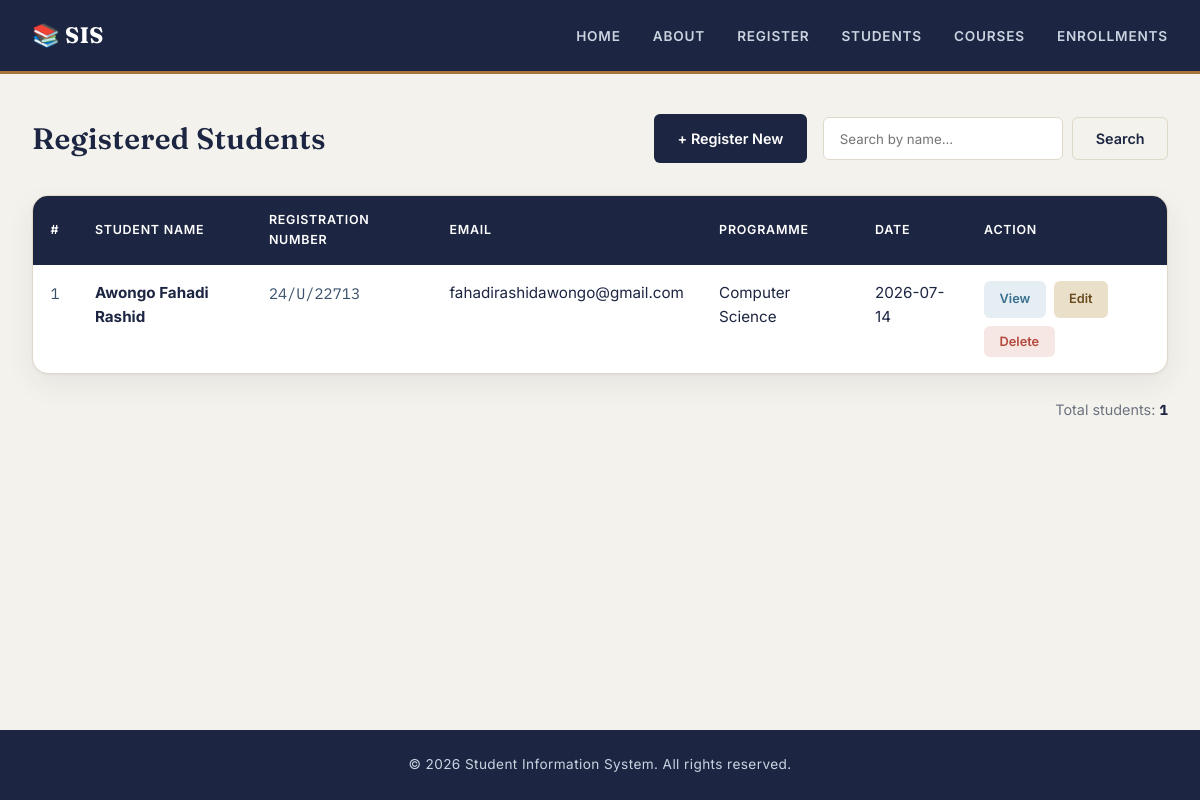
Before: /students with the older database file.
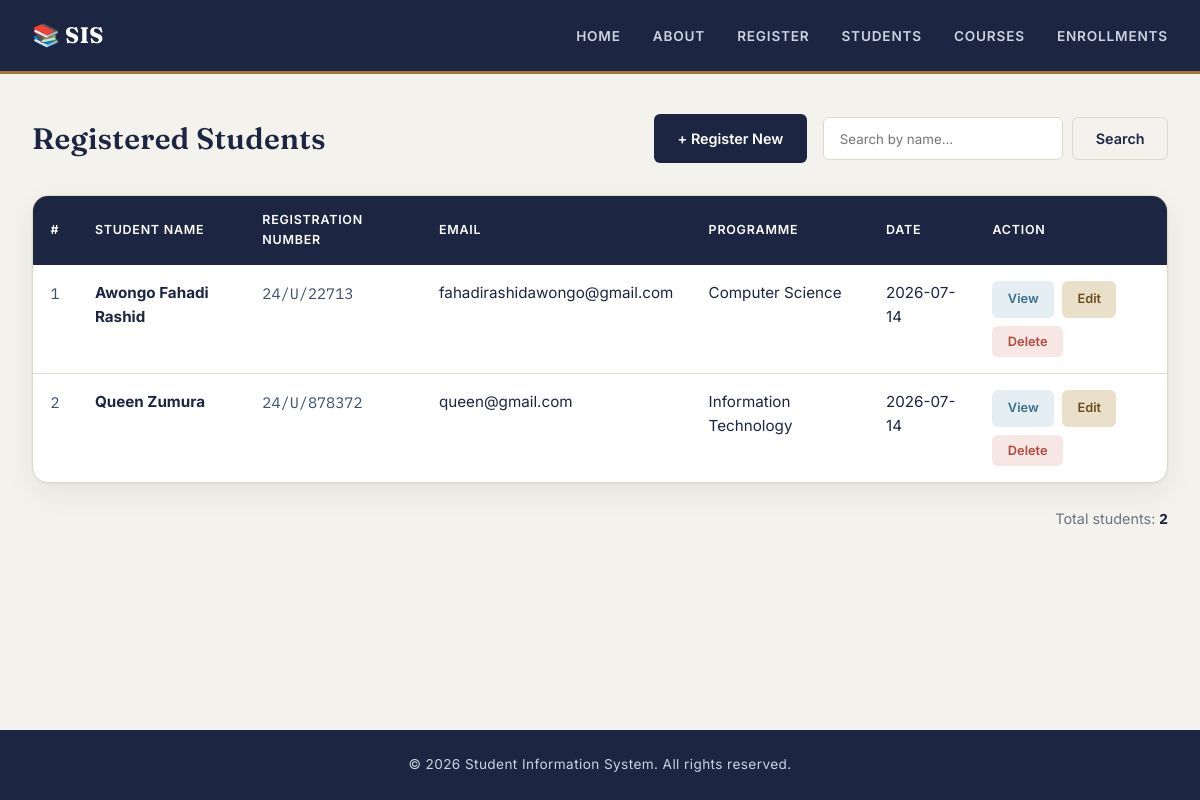
After: the same page with the newer database file.
### models.py (models this page shows, shortened)
class Student(db.Model):
    __tablename__ = 'students'
    id = db.Column(db.Integer, primary_key=True)
    student_name = db.Column(db.String(100), nullable=False)
    registration_number = db.Column(db.String(50), unique=True, nullable=False)
    email = db.Column(db.String(100), unique=True, nullable=False)
    programme = db.Column(db.String(100), nullable=False)
    registration_date = db.Column(db.DateTime, default=datetime.utcnow)
    is_active = db.Column(db.Boolean, default=True)

### app.py (the view)
@app.route('/students')
def students_list():
    all_students = get_all_students()
    return render_template('students_list.html', students=all_students)

### database.py (called while the page is built)
def get_all_students():
    return Student.query.filter_by(is_active=True).all()

### templates/students_list.html (shortened to what this page needs)
{% extends "base.html" %}
{% block styles %}
<link rel="stylesheet" href="{{ url_for('static', filename='students.css') }}">
{% endblock %}
{% block content %}
    <section class="students-list-page">
        <div class="list-header">
            <h2>Registered Students</h2>
            <div class="list-actions">
                <a href="{{ url_for('register') }}" class="btn btn-primary">+ Register New</a>
                <form action="{{ url_for('search_students') }}" method="GET" class="search-form">
                    <input type="text" name="q" placeholder="Search by name..." value="{{ search_term if search_term else '' }}">
                    <button type="submit" class="btn btn-secondary">Search</button>
                </form>
            </div>
        </div>
        {% if students %}
            <div class="table-container">
                <table class="students-table">
                    <thead>
                        <tr>
                            <th>#</th>
                            <th>Student Name</th>
                            <th>Registration Number</th>
                            <th>Email</th>
                            <th>Programme</th>
                            <th>Date</th>
                            <th>Action</th>
                        </tr>
                    </thead>
                    <tbody>
                        {% for student in students %}
                            <tr>
                                <td data-label="#">{{ loop.index }}</td>
                                <td data-label="Student Name"><strong>{{ student.student_name }}</strong></td>
                                <td data-label="Registration Number">{{ student.registration_number }}</td>
                                <td data-label="Email">{{ student.email }}</td>
                                <td data-label="Programme">{{ student.programme }}</td>
                                <td data-label="Date">{{ student.registration_date.strftime('%Y-%m-%d') }}</td>
                                <td data-label="Action">
                                    <div class="row-actions">
                                        <a href="{{ url_for('student_profile', name=student.student_name) }}"
                                           class="btn btn-small btn-info">View</a>
                                        <a href="{{ url_for('edit_student', student_id=student.id) }}"
                                           class="btn btn-small btn-warning">Edit</a>
                                        <form method="POST" action="{{ url_for('delete_student', student_id=student.id) }}" onsubmit="return confirm('Are you sure you want to delete this student?');">
                                            <button type="submit" class="btn btn-small btn-danger">Delete</button>
                                        </form>
                                    </div>
                                </td>
                            </tr>
                        {% endfor %}
                    </tbody>
                </table>
            </div>
            <div class="student-count">
                <p>Total students: <strong>{{ students|length }}</strong></p>
            </div>
        {% else %}
            <div class="empty-state">
                <p>No students registered yet.</p>
                <a href="{{ url_for('register') }}" class="btn btn-primary">Register First Student</a>
            </div>
        {% endif %}
    </section>
{% endblock %}

Changed rows visible on the page:
added Student: student_name "Queen Zumura", registration_number "24/U/878372", email "queen@gmail.com", programme "Information Technology", registration_date "2026-07-14"
Other visible differences:
{{ students|length }}: "1" → "2"
